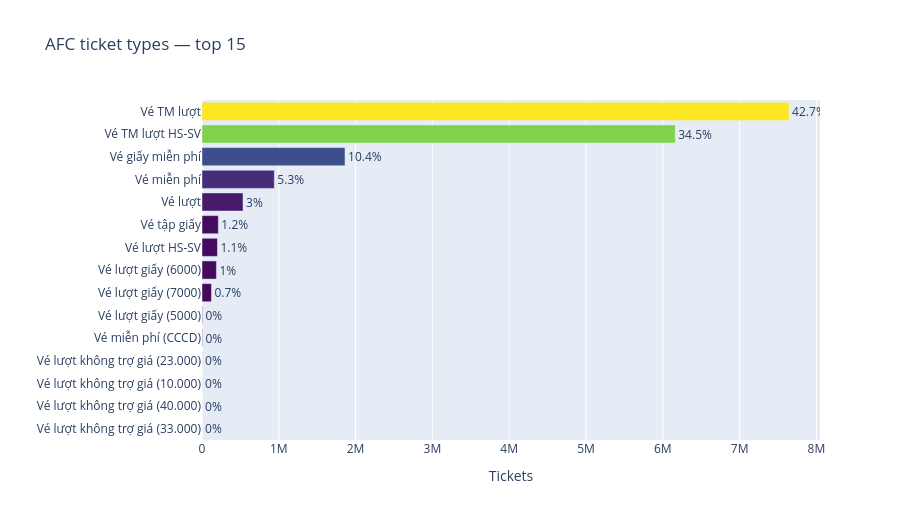

This figure's notebook cell:
### Code cell
# Ticket type breakdown — uncovers student/free/promo segments
tt = db.query('''
    SELECT ticket_type, COUNT(*) AS n
    FROM tickets
    GROUP BY ticket_type ORDER BY n DESC LIMIT 15
''').to_pandas()
tt['share_%'] = (tt['n'] / tt['n'].sum() * 100).round(1)
fig = px.bar(
    tt.sort_values('n'), x='n', y='ticket_type', orientation='h',
    title='AFC ticket types — top 15',
    labels={'n':'Tickets', 'ticket_type':''},
    color='n', color_continuous_scale='Viridis', text='share_%',
)
fig.update_traces(texttemplate='%{text}%', textposition='outside')
fig.update_layout(coloraxis_showscale=False, height=520, margin=dict(l=200))
fig.show()

### Figure 1 — Plotly figure (JSON) as saved in the notebook; plotly's stock layout.template omitted (floating-point values rounded to 4 significant figures)
{"data": [{"hovertemplate": "Tickets=%{marker.color}<br>=%{y}<br>share_%=%{text}<extra></extra>", "legendgroup": "", "marker": {"color": [335, 372, 704, 821, 5694, 6171, 123005, 187209, 201080, 212758, 534328, 941850, 1862182, 6161782, 7644367], "coloraxis": "coloraxis", "pattern": {"shape": ""}}, "name": "", "orientation": "h", "showlegend": false, "text": [0.0, 0.0, 0.0, 0.0, 0.0, 0.0, 0.7, 1.0, 1.1, 1.2, 3.0, 5.3, 10.4, 34.5, 42.7], "textposition": "outside", "texttemplate": "%{text}%", "type": "bar", "x": [335, 372, 704, 821, 5694, 6171, 123005, 187209, 201080, 212758, 534328, 941850, 1862182, 6161782, 7644367], "xaxis": "x", "y": ["Vé lượt không trợ giá (33.000)", "Vé lượt không trợ giá (40.000)", "Vé lượt không trợ giá (10.000)", "Vé lượt không trợ giá (23.000)", "Vé miễn phí (CCCD)", "Vé lượt giấy (5000)", "Vé lượt giấy (7000)", "Vé lượt giấy (6000)", "Vé lượt HS-SV", "Vé tập giấy", "Vé lượt", "Vé miễn phí", "Vé giấy miễn phí", "Vé TM lượt HS-SV", "Vé TM lượt"], "yaxis": "y"}], "layout": {"barmode": "relative", "coloraxis": {"colorbar": {"title": {"text": "Tickets"}}, "colorscale": [[0.0, "#440154"], [0.1111, "#482878"], [0.2222, "#3e4989"], [0.3333, "#31688e"], [0.4444, "#26828e"], [0.5556, "#1f9e89"], [0.6667, "#35b779"], [0.7778, "#6ece58"], [0.8889, "#b5de2b"], [1.0, "#fde725"]], "showscale": false}, "height": 520, "legend": {"tracegroupgap": 0}, "margin": {"l": 200}, "title": {"text": "AFC ticket types — top 15"}, "xaxis": {"anchor": "y", "domain": [0.0, 1.0], "title": {"text": "Tickets"}}, "yaxis": {"anchor": "x", "domain": [0.0, 1.0], "title": {"text": ""}}}}
